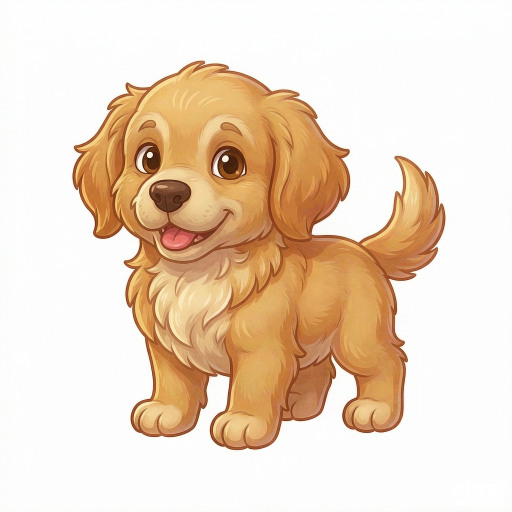
#> input picture generated-images/为电脑桌面宠物设计一只幼年金毛寻回犬的原创角色概念图_画面中_2026-11-10T01-17-32.png, 1024 x 1024 px (shown at 1/2 size)
$ python -i sprite.py   (imports and definitions only)
#> lines starting #> are read from the running program, lines starting #| are printed output that depends on the picture
#> further down, picture is the input picture: PIL image 1024x1024 RGB; mean R, G, B 236, 215.5, 195
"""侧面的幼年金毛。头大、眼睛圆、腿短，尾巴蓬松地翘起来。"""

from __future__ import annotations

import math
import os
from dataclasses import dataclass

from PIL import Image, ImageChops, ImageDraw, ImageFilter, ImageFont

LW, LH = 360, 340
GROUND = 308

FUR = (228, 170, 84, 255)
FUR_DARK = (200, 140, 62, 255)
FUR_LIGHT = (246, 208, 138, 255)
FUR_PALE = (255, 236, 206, 255)
EAR = (214, 150, 72, 255)
EAR_IN = (240, 196, 140, 255)
NOSE = (72, 52, 46, 255)
EYE = (110, 68, 40, 255)
EYE_DARK = (54, 34, 26, 255)
BLUSH = (236, 148, 128, 120)
TONGUE = (214, 120, 128, 255)

_FONT_CACHE: dict[int, ImageFont.ImageFont] = {}


# [16 lines left out: function _font, not called in this run]


@dataclass
class Frame:
    facing: int = 1
    pose: str = "sit"
    phase: float = 0.0
    pupil: tuple[float, float] = (0.0, 0.0)
    expression: str = "normal"
    bubble: str | None = None
    file_mode: str = "none"  # none, sniff, hold, toss
    file_label: str | None = None
    file_fly: float = 0.0
    hearts: float = 0.0
    zzz: bool = False
    roll: float = 0.0


class Pen:
    """在「面向右」的逻辑坐标里作画，facing < 0 时左右镜像。"""

    # [5 lines left out: function __init__, not called in this run]

    def sx(self, x: float) -> float:
        return x if self.facing > 0 else LW - x

    # [6 lines left out: function _box, not called in this run]

    def oval(self, x0, y0, x1, y1, fill):
        self.d.ellipse(self._box(x0, y0, x1, y1), fill=fill)

    def circle(self, cx, cy, r, fill):
        self.oval(cx - r, cy - r, cx + r, cy + r, fill)

    def poly(self, pts, fill):
        s = self.s
        self.d.polygon([(self.sx(x) * s, y * s) for x, y in pts], fill=fill)

    # [276 lines left out: functions line, arc, text, _gait, _leg, _plume and 7 more, not called in this run]


def to_bgra_premul(image: Image.Image) -> bytes:
    im = image.convert("RGBA")
    r, g, b, a = im.split()
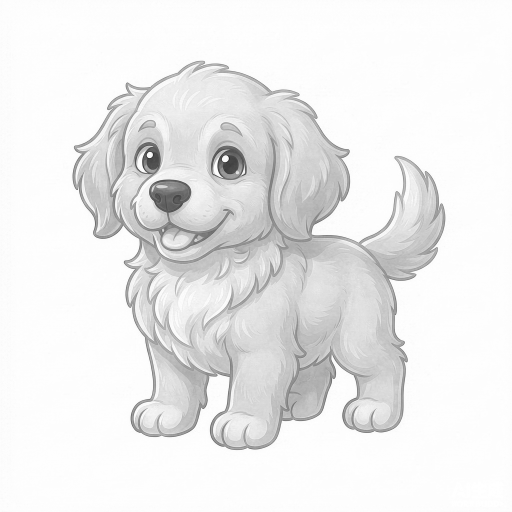
#> r: PIL image 1024x1024 L (shown at 1/2 size); min 23, max 255, mean 236
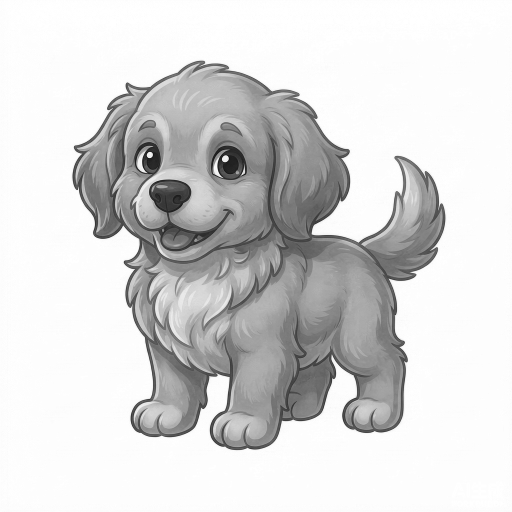
#> g: PIL image 1024x1024 L (shown at 1/2 size); min 4, max 255, mean 215.5
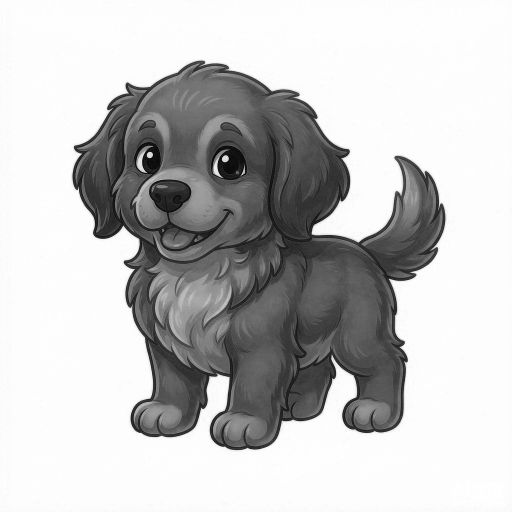
#> b: PIL image 1024x1024 L (shown at 1/2 size); min 0, max 255, mean 195
#> a: PIL image 1024x1024 L; every value is 255
    r = ImageChops.multiply(r, a)
    g = ImageChops.multiply(g, a)
    b = ImageChops.multiply(b, a)
    return Image.merge("RGBA", (b, g, r, a)).tobytes()


# [22 lines left out: function save_previews, not called in this run]


# [4 lines not run here, left out]

>>> from PIL import Image
>>> picture = Image.open('../../generated-images/为电脑桌面宠物设计一只幼年金毛寻回犬的原创角色概念图_画面中_2026-11-10T01-17-32.png')
>>> result = to_bgra_premul(picture)
